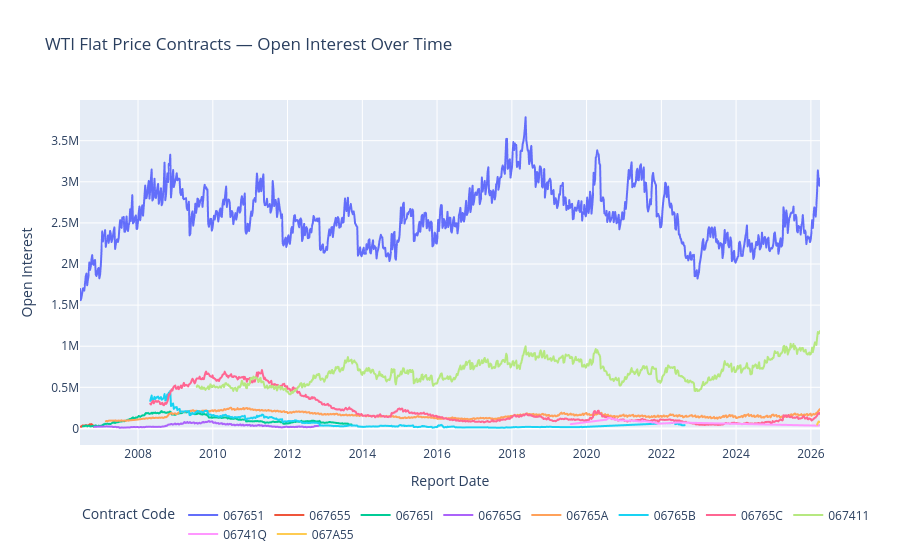

Here is the notebook cell this chart was saved with:
### Markdown cell above
## Open Interest Over Time by Contract Code

### Code cell
fig = px.line(
    wti.sort_values("report_date_as_yyyy_mm_dd"),
    x="report_date_as_yyyy_mm_dd",
    y="open_interest_all",
    color="cftc_contract_market_code",
    hover_data=["market_and_exchange_names"],
    title="WTI Flat Price Contracts — Open Interest Over Time",
    labels={
        "report_date_as_yyyy_mm_dd": "Report Date",
        "open_interest_all": "Open Interest",
        "cftc_contract_market_code": "Contract Code",
    },
)
fig.update_layout(legend=dict(orientation="h", yanchor="bottom", y=-0.3))
fig.show()

### Figure 1 — Plotly figure (JSON) as saved in the notebook; plotly's stock layout.template omitted (floating-point values rounded to 4 significant figures; data arrays with more than 128 entries replaced by an {"elided": "..."} marker saying what was removed)
{"data": [{"customdata": {"elided": "1034x1 str values"}, "hovertemplate": "Contract Code=067651<br>Report Date=%{x}<br>Open Interest=%{y}<br>market_and_exchange_names=%{customdata[0]}<extra></extra>", "legendgroup": "067651", "line": {"color": "#636efa", "dash": "solid"}, "marker": {"symbol": "circle"}, "mode": "lines", "name": "067651", "showlegend": true, "type": "scattergl", "x": {"elided": "1034 str values"}, "xaxis": "x", "y": {"elided": "1034 int values"}, "yaxis": "y"}, {"customdata": [["E-MINI CRUDE OIL, LIGHT SWEET - NEW YORK MERCANTILE EXCHANGE"], ["E-MINI CRUDE OIL, LIGHT SWEET - NEW YORK MERCANTILE EXCHANGE"], ["E-MINI CRUDE OIL, LIGHT SWEET - NEW YORK MERCANTILE EXCHANGE"], ["E-MINI CRUDE OIL, LIGHT SWEET - NEW YORK MERCANTILE EXCHANGE"], ["E-MINI CRUDE OIL, LIGHT SWEET - NEW YORK MERCANTILE EXCHANGE"], ["E-MINI CRUDE OIL, LIGHT SWEET - NEW YORK MERCANTILE EXCHANGE"], ["E-MINI CRUDE OIL, LIGHT SWEET - NEW YORK MERCANTILE EXCHANGE"], ["E-MINI CRUDE OIL, LIGHT SWEET - NEW YORK MERCANTILE EXCHANGE"], ["E-MINI CRUDE OIL, LIGHT SWEET - NEW YORK MERCANTILE EXCHANGE"], ["E-MINI CRUDE OIL, LIGHT SWEET - NEW YORK MERCANTILE EXCHANGE"], ["E-MINI CRUDE OIL, LIGHT SWEET - NEW YORK MERCANTILE EXCHANGE"], ["E-MINI CRUDE OIL, LIGHT SWEET - NEW YORK MERCANTILE EXCHANGE"], ["E-MINI CRUDE OIL, LIGHT SWEET - NEW YORK MERCANTILE EXCHANGE"], ["E-MINI CRUDE OIL, LIGHT SWEET - NEW YORK MERCANTILE EXCHANGE"], ["E-MINI CRUDE OIL, LIGHT SWEET - NEW YORK MERCANTILE EXCHANGE"], ["E-MINI CRUDE OIL, LIGHT SWEET - NEW YORK MERCANTILE EXCHANGE"], ["E-MINI CRUDE OIL, LIGHT SWEET - NEW YORK MERCANTILE EXCHANGE"], ["E-MINI CRUDE OIL, LIGHT SWEET - NEW YORK MERCANTILE EXCHANGE"], ["E-MINI CRUDE OIL, LIGHT SWEET - NEW YORK MERCANTILE EXCHANGE"], ["E-MINI CRUDE OIL, LIGHT SWEET - NEW YORK MERCANTILE EXCHANGE"], ["E-MINI CRUDE OIL, LIGHT SWEET - NEW YORK MERCANTILE EXCHANGE"], ["E-MINI CRUDE OIL, LIGHT SWEET - NEW YORK MERCANTILE EXCHANGE"], ["E-MINI CRUDE OIL, LIGHT SWEET - NEW YORK MERCANTILE EXCHANGE"]], "hovertemplate": "Contract Code=067655<br>Report Date=%{x}<br>Open Interest=%{y}<br>market_and_exchange_names=%{customdata[0]}<extra></extra>", "legendgroup": "067655", "line": {"color": "#EF553B", "dash": "solid"}, "marker": {"symbol": "circle"}, "mode": "lines", "name": "067655", "showlegend": true, "type": "scattergl", "x": ["2006-06-13T00:00:00.000000000", "2006-06-27T00:00:00.000000000", "2006-07-03T00:00:00.000000000", "2006-07-11T00:00:00.000000000", "2006-07-18T00:00:00.000000000", "2006-07-25T00:00:00.000000000", "2006-08-01T00:00:00.000000000", "2006-08-08T00:00:00.000000000", "2006-08-15T00:00:00.000000000", "2006-08-22T00:00:00.000000000", "2006-08-29T00:00:00.000000000", "2006-09-05T00:00:00.000000000", "2006-09-12T00:00:00.000000000", "2006-09-19T00:00:00.000000000", "2006-09-26T00:00:00.000000000", "2006-10-03T00:00:00.000000000", "2006-10-10T00:00:00.000000000", "2006-10-17T00:00:00.000000000", "2006-10-24T00:00:00.000000000", "2006-10-31T00:00:00.000000000", "2006-11-07T00:00:00.000000000", "2006-11-14T00:00:00.000000000", "2007-01-16T00:00:00.000000000"], "xaxis": "x", "y": [22377, 20576, 30308, 37268, 32958, 27621, 37521, 40913, 39362, 25278, 36593, 41261, 44270, 52263, 43554, 52559, 45667, 35752, 19047, 23556, 30151, 26946, 24796], "yaxis": "y"}, {"customdata": {"elided": "375x1 str values"}, "hovertemplate": "Contract Code=06765I<br>Report Date=%{x}<br>Open Interest=%{y}<br>market_and_exchange_names=%{customdata[0]}<extra></extra>", "legendgroup": "06765I", "line": {"color": "#00cc96", "dash": "solid"}, "marker": {"symbol": "circle"}, "mode": "lines", "name": "06765I", "showlegend": true, "type": "scattergl", "x": {"elided": "375 str values"}, "xaxis": "x", "y": {"elided": "375 int values"}, "yaxis": "y"}, {"customdata": {"elided": "299x1 str values"}, "hovertemplate": "Contract Code=06765G<br>Report Date=%{x}<br>Open Interest=%{y}<br>market_and_exchange_names=%{customdata[0]}<extra></extra>", "legendgroup": "06765G", "line": {"color": "#ab63fa", "dash": "solid"}, "marker": {"symbol": "circle"}, "mode": "lines", "name": "06765G", "showlegend": true, "type": "scattergl", "x": {"elided": "299 str values"}, "xaxis": "x", "y": {"elided": "299 int values"}, "yaxis": "y"}, {"customdata": {"elided": "973x1 str values"}, "hovertemplate": "Contract Code=06765A<br>Report Date=%{x}<br>Open Interest=%{y}<br>market_and_exchange_names=%{customdata[0]}<extra></extra>", "legendgroup": "06765A", "line": {"color": "#FFA15A", "dash": "solid"}, "marker": {"symbol": "circle"}, "mode": "lines", "name": "06765A", "showlegend": true, "type": "scattergl", "x": {"elided": "973 str values"}, "xaxis": "x", "y": {"elided": "973 int values"}, "yaxis": "y"}, {"customdata": {"elided": "520x1 str values"}, "hovertemplate": "Contract Code=06765B<br>Report Date=%{x}<br>Open Interest=%{y}<br>market_and_exchange_names=%{customdata[0]}<extra></extra>", "legendgroup": "06765B", "line": {"color": "#19d3f3", "dash": "solid"}, "marker": {"symbol": "circle"}, "mode": "lines", "name": "06765B", "showlegend": true, "type": "scattergl", "x": {"elided": "520 str values"}, "xaxis": "x", "y": {"elided": "520 int values"}, "yaxis": "y"}, {"customdata": {"elided": "930x1 str values"}, "hovertemplate": "Contract Code=06765C<br>Report Date=%{x}<br>Open Interest=%{y}<br>market_and_exchange_names=%{customdata[0]}<extra></extra>", "legendgroup": "06765C", "line": {"color": "#FF6692", "dash": "solid"}, "marker": {"symbol": "circle"}, "mode": "lines", "name": "06765C", "showlegend": true, "type": "scattergl", "x": {"elided": "930 str values"}, "xaxis": "x", "y": {"elided": "930 int values"}, "yaxis": "y"}, {"customdata": {"elided": "871x1 str values"}, "hovertemplate": "Contract Code=067411<br>Report Date=%{x}<br>Open Interest=%{y}<br>market_and_exchange_names=%{customdata[0]}<extra></extra>", "legendgroup": "067411", "line": {"color": "#B6E880", "dash": "solid"}, "marker": {"symbol": "circle"}, "mode": "lines", "name": "067411", "showlegend": true, "type": "scattergl", "x": {"elided": "871 str values"}, "xaxis": "x", "y": {"elided": "871 int values"}, "yaxis": "y"}, {"customdata": [["WTI CRUDE OIL 1ST LINE - ICE FUTURES ENERGY DIV"], ["WTI CRUDE OIL 1ST LINE - ICE FUTURES ENERGY DIV"], ["WTI CRUDE OIL 1ST LINE - ICE FUTURES ENERGY DIV"], ["WTI CRUDE OIL 1ST LINE - ICE FUTURES ENERGY DIV"], ["WTI CRUDE OIL 1ST LINE - ICE FUTURES ENERGY DIV"], ["WTI CRUDE OIL 1ST LINE - ICE FUTURES ENERGY DIV"], ["WTI CRUDE OIL 1ST LINE - ICE FUTURES ENERGY DIV"], ["WTI CRUDE OIL 1ST LINE - ICE FUTURES ENERGY DIV"], ["WTI CRUDE OIL 1ST LINE - ICE FUTURES ENERGY DIV"], ["WTI CRUDE OIL 1ST LINE - ICE FUTURES ENERGY DIV"], ["WTI CRUDE OIL 1ST LINE - ICE FUTURES ENERGY DIV"], ["WTI CRUDE OIL 1ST LINE - ICE FUTURES ENERGY DIV"], ["WTI CRUDE OIL 1ST LINE - ICE FUTURES ENERGY DIV"], ["WTI CRUDE OIL 1ST LINE - ICE FUTURES ENERGY DIV"], ["WTI CRUDE OIL 1ST LINE - ICE FUTURES ENERGY DIV"], ["WTI CRUDE OIL 1ST LINE - ICE FUTURES ENERGY DIV"], ["WTI CRUDE OIL 1ST LINE - ICE FUTURES ENERGY DIV"], ["WTI CRUDE OIL 1ST LINE - ICE FUTURES ENERGY DIV"], ["WTI CRUDE OIL 1ST LINE - ICE FUTURES ENERGY DIV"], ["WTI CRUDE OIL 1ST LINE - ICE FUTURES ENERGY DIV"], ["WTI CRUDE OIL 1ST LINE - ICE FUTURES ENERGY DIV"], ["WTI CRUDE OIL 1ST LINE - ICE FUTURES ENERGY DIV"], ["WTI CRUDE OIL 1ST LINE - ICE FUTURES ENERGY DIV"], ["WTI CRUDE OIL 1ST LINE - ICE FUTURES ENERGY DIV"], ["WTI CRUDE OIL 1ST LINE - ICE FUTURES ENERGY DIV"], ["WTI CRUDE OIL 1ST LINE - ICE FUTURES ENERGY DIV"], ["WTI CRUDE OIL 1ST LINE - ICE FUTURES ENERGY DIV"], ["WTI CRUDE OIL 1ST LINE - ICE FUTURES ENERGY DIV"], ["WTI CRUDE OIL 1ST LINE - ICE FUTURES ENERGY DIV"], ["WTI CRUDE OIL 1ST LINE - ICE FUTURES ENERGY DIV"], ["WTI CRUDE OIL 1ST LINE - ICE FUTURES ENERGY DIV"], ["WTI CRUDE OIL 1ST LINE - ICE FUTURES ENERGY DIV"], ["WTI CRUDE OIL 1ST LINE - ICE FUTURES ENERGY DIV"], ["WTI CRUDE OIL 1ST LINE - ICE FUTURES ENERGY DIV"], ["WTI CRUDE OIL 1ST LINE - ICE FUTURES ENERGY DIV"], ["WTI CRUDE OIL 1ST LINE - ICE FUTURES ENERGY DIV"], ["WTI CRUDE OIL 1ST LINE - ICE FUTURES ENERGY DIV"], ["WTI CRUDE OIL 1ST LINE - ICE FUTURES ENERGY DIV"]], "hovertemplate": "Contract Code=06741Q<br>Report Date=%{x}<br>Open Interest=%{y}<br>market_and_exchange_names=%{customdata[0]}<extra></extra>", "legendgroup": "06741Q", "line": {"color": "#FF97FF", "dash": "solid"}, "marker": {"symbol": "circle"}, "mode": "lines", "name": "06741Q", "showlegend": true, "type": "scattergl", "x": ["2019-07-30T00:00:00.000000000", "2020-06-30T00:00:00.000000000", "2020-07-07T00:00:00.000000000", "2020-07-14T00:00:00.000000000", "2020-07-21T00:00:00.000000000", "2020-07-28T00:00:00.000000000", "2020-08-18T00:00:00.000000000", "2020-08-25T00:00:00.000000000", "2020-09-08T00:00:00.000000000", "2020-09-15T00:00:00.000000000", "2020-09-22T00:00:00.000000000", "2020-09-29T00:00:00.000000000", "2020-11-17T00:00:00.000000000", "2020-11-24T00:00:00.000000000", "2020-12-08T00:00:00.000000000", "2020-12-15T00:00:00.000000000", "2020-12-21T00:00:00.000000000", "2020-12-29T00:00:00.000000000", "2021-03-30T00:00:00.000000000", "2021-06-22T00:00:00.000000000", "2021-06-29T00:00:00.000000000", "2021-07-06T00:00:00.000000000", "2021-07-13T00:00:00.000000000", "2021-07-20T00:00:00.000000000", "2021-07-27T00:00:00.000000000", "2021-09-21T00:00:00.000000000", "2021-09-28T00:00:00.000000000", "2021-10-05T00:00:00.000000000", "2021-10-12T00:00:00.000000000", "2021-10-19T00:00:00.000000000", "2021-10-26T00:00:00.000000000", "2021-11-30T00:00:00.000000000", "2021-12-28T00:00:00.000000000", "2022-06-07T00:00:00.000000000", "2026-03-10T00:00:00.000000000", "2026-03-17T00:00:00.000000000", "2026-03-24T00:00:00.000000000", "2026-03-31T00:00:00.000000000"], "xaxis": "x", "y": [52195, 104774, 104554, 106225, 112974, 125858, 124794, 126747, 114131, 111266, 110676, 111138, 95670, 98591, 95452, 97771, 97459, 95858, 92010, 82508, 95880, 86521, 86528, 90845, 86965, 77682, 76865, 72382, 73323, 72631, 72071, 58048, 58859, 72114, 33885, 34974, 38253, 38890], "yaxis": "y"}, {"customdata": [["Micro WTI CRUDE OIL FINANCIAL - NEW YORK MERCANTILE EXCHANGE"], ["Micro WTI CRUDE OIL FINANCIAL - NEW YORK MERCANTILE EXCHANGE"], ["Micro WTI CRUDE OIL FINANCIAL - NEW YORK MERCANTILE EXCHANGE"]], "hovertemplate": "Contract Code=067A55<br>Report Date=%{x}<br>Open Interest=%{y}<br>market_and_exchange_names=%{customdata[0]}<extra></extra>", "legendgroup": "067A55", "line": {"color": "#FECB52", "dash": "solid"}, "marker": {"symbol": "circle"}, "mode": "lines", "name": "067A55", "showlegend": true, "type": "scattergl", "x": ["2026-03-03T00:00:00.000000000", "2026-03-17T00:00:00.000000000", "2026-03-31T00:00:00.000000000"], "xaxis": "x", "y": [45689, 83529, 76474], "yaxis": "y"}], "layout": {"legend": {"orientation": "h", "title": {"text": "Contract Code"}, "tracegroupgap": 0, "y": -0.3, "yanchor": "bottom"}, "title": {"text": "WTI Flat Price Contracts — Open Interest Over Time"}, "xaxis": {"anchor": "y", "domain": [0, 1], "title": {"text": "Report Date"}}, "yaxis": {"anchor": "x", "domain": [0, 1], "title": {"text": "Open Interest"}}}}
